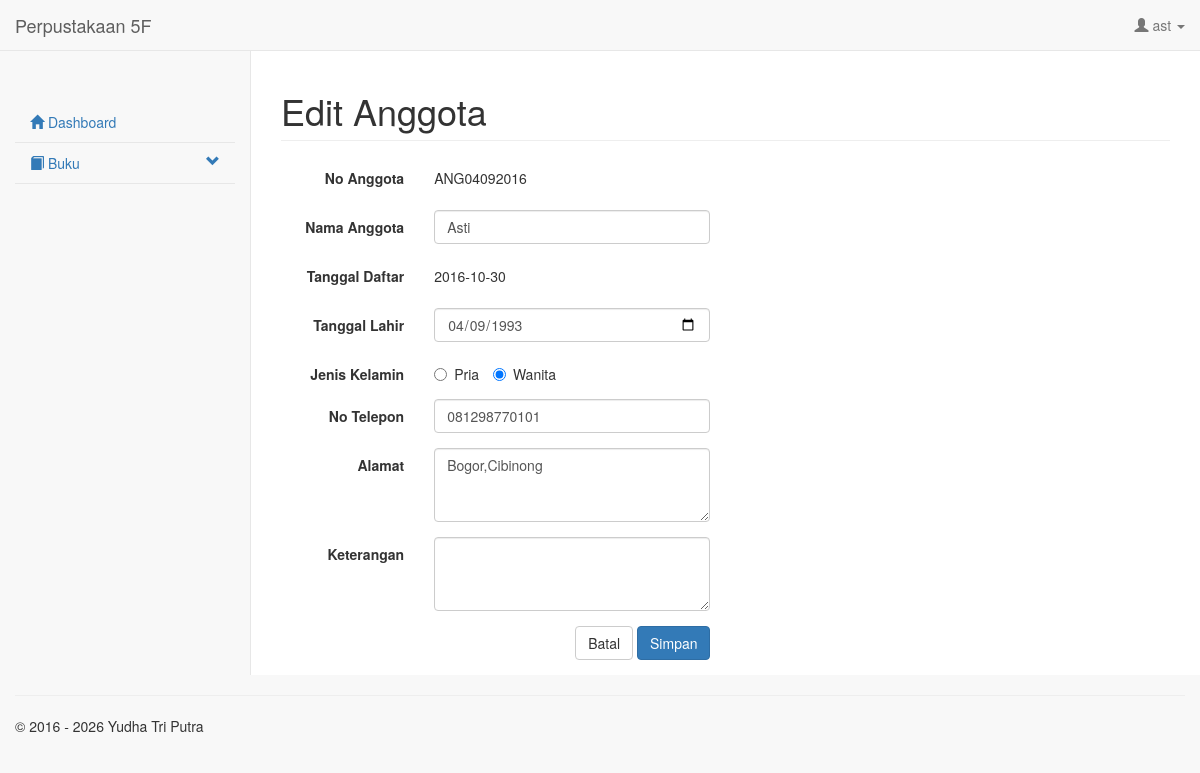
Page /form/input_anggota.php (signed in) on the committed database.
### tables this page shows
CREATE TABLE IF NOT EXISTS `t_account` (
  `id_t_account` int(11) NOT NULL AUTO_INCREMENT,
  `id_p_role` int(11) NOT NULL,
  `username` varchar(30) NOT NULL,
  `password` varchar(255) NOT NULL COMMENT 'password_hash; akun lama MD5 dimigrasikan saat login',
  `create_date` datetime NOT NULL,
  `create_by` varchar(30) NOT NULL COMMENT 'Username',
  `update_date` datetime DEFAULT NULL,
  `update_by` varchar(30) DEFAULT NULL COMMENT 'Username',
  PRIMARY KEY (`id_t_account`),
  UNIQUE KEY `uk_account_username` (`username`),
  KEY `idx_account_role` (`id_p_role`)
);

CREATE TABLE IF NOT EXISTS `t_anggota` (
  `id_t_anggota` int(11) NOT NULL AUTO_INCREMENT,
  `id_t_account` int(11) NOT NULL,
  `no_anggota` varchar(20) NOT NULL,
  `nama` varchar(100) NOT NULL,
  `tgl_daftar` date NOT NULL,
  `tgl_lahir` date NOT NULL,
  `jenis_kelamin` varchar(10) NOT NULL,
  `no_telp` varchar(20) NOT NULL,
  `alamat` text NOT NULL,
  `keterangan` varchar(255) DEFAULT NULL,
  `status` varchar(20) DEFAULT NULL COMMENT 'aktif, tidak aktif',
  `update_date` date DEFAULT NULL,
  `update_by` varchar(30) DEFAULT NULL COMMENT 'Username',
  `create_by` varchar(30) NOT NULL COMMENT 'Username',
  `create_date` date NOT NULL,
  PRIMARY KEY (`id_t_anggota`),
  UNIQUE KEY `uk_anggota_account` (`id_t_account`),
  UNIQUE KEY `uk_anggota_nomor` (`no_anggota`),
  KEY `idx_anggota_status` (`status`)
);

### setting/koneksi.php (called while the page is built, shortened)
<?php
function e($value): string
{
    return htmlspecialchars((string) ($value ?? ''), ENT_QUOTES, 'UTF-8');
}
function current_account(mysqli $db): ?array
{
    $username = (string) $_SESSION['login_user'];
    $stmt = mysqli_prepare($db, 'SELECT id_t_account, id_p_role, username FROM t_account WHERE username = ? LIMIT 1');
    mysqli_stmt_bind_param($stmt, 's', $username);
    mysqli_stmt_execute($stmt);
    $result = mysqli_stmt_get_result($stmt);
    $account = mysqli_fetch_assoc($result) ?: null;
    return $account;
}
function require_login(mysqli $db, string $redirect = '../index.php'): array
{
    $account = current_account($db);
    return $account;
}
function require_roles(mysqli $db, array $roles, string $redirect = 'dashboard.php'): array
{
    $account = require_login($db);
    return $account;
}

### setting/session.php (called while the page is built, shortened)
<?php
require_once __DIR__ . '/koneksi.php';
$current_account = require_login($db, '../index.php');

### form/input_anggota.php (the view, shortened to what this page needs)
<?php
require_once __DIR__ . '/../setting/session.php';
$account = require_roles($db, [1, 2, 3], 'dashboard.php');
$roleId = (int) $account['id_p_role'];
$isMember = $roleId === 3;
$anggotaId = request_int($_GET, 'id');
$tampil_data = [
    'no_anggota' => '', 'nama' => '', 'tgl_daftar' => date('Y-m-d'),
    'tgl_lahir' => '', 'jenis_kelamin' => 'Pria', 'no_telp' => '',
    'alamat' => '', 'keterangan' => '', 'status' => 'Aktif',
];
if ($isMember) {
    $accountId = (int) $account['id_t_account'];
    $stmt = mysqli_prepare($db, 'SELECT * FROM t_anggota WHERE id_t_account = ? LIMIT 1');
    mysqli_stmt_bind_param($stmt, 'i', $accountId);
    mysqli_stmt_execute($stmt);
    $member = mysqli_fetch_assoc(mysqli_stmt_get_result($stmt));
    if ($member) {
        $anggotaId = (int) $member['id_t_anggota'];
        $tampil_data = array_merge($tampil_data, $member);
    } else {
        $anggotaId = 0;
    }
}
$isCreate = $isMember && $anggotaId <= 0;
$judul = $isCreate ? 'Lengkapi Profil Anggota' : 'Edit Anggota';
include __DIR__ . '/header.php';
?>
<div id="page-wrapper">
    <div class="row"><div class="col-lg-12"><h1 class="page-header"><?php echo e($judul); ?></h1></div></div>
    <div class="row">
        <div class="col-lg-6">
            <form class="form-horizontal" method="post">
                <div class="form-group"><label class="control-label col-sm-4">No Anggota</label><div class="col-sm-8"><p class="form-control-static"><?php echo e($tampil_data['no_anggota'] ?: 'Dibuat otomatis'); ?></p></div></div>
                <div class="form-group"><label class="control-label col-sm-4">Nama Anggota</label><div class="col-sm-8"><input type="text" maxlength="100" class="form-control" name="nama" value="<?php echo e($tampil_data['nama']); ?>" required></div></div>
                <div class="form-group"><label class="control-label col-sm-4">Tanggal Daftar</label><div class="col-sm-8"><p class="form-control-static"><?php echo e($tampil_data['tgl_daftar']); ?></p></div></div>
                <div class="form-group"><label class="control-label col-sm-4">Tanggal Lahir</label><div class="col-sm-8"><input type="date" class="form-control" name="tgllahir" value="<?php echo e($tampil_data['tgl_lahir']); ?>" id="tgllahir" required></div></div>
                <div class="form-group">
                    <label class="control-label col-sm-4">Jenis Kelamin</label>
                    <div class="col-sm-8">
                        <label class="radio-inline"><input type="radio" name="optjk" value="Pria" <?php echo $tampil_data['jenis_kelamin'] === 'Pria' ? 'checked' : ''; ?>> Pria</label>
                        <label class="radio-inline"><input type="radio" name="optjk" value="Wanita" <?php echo $tampil_data['jenis_kelamin'] === 'Wanita' ? 'checked' : ''; ?>> Wanita</label>
                    </div>
                </div>
                <div class="form-group"><label class="control-label col-sm-4">No Telepon</label><div class="col-sm-8"><input type="text" maxlength="20" class="form-control" value="<?php echo e($tampil_data['no_telp']); ?>" name="notelp" required></div></div>
                <div class="form-group"><label class="control-label col-sm-4">Alamat</label><div class="col-sm-8"><textarea name="alamat" maxlength="500" class="form-control" rows="3" required><?php echo e($tampil_data['alamat']); ?></textarea></div></div>
                <div class="form-group"><label class="control-label col-sm-4">Keterangan</label><div class="col-sm-8"><textarea name="ket" maxlength="255" class="form-control" rows="3"><?php echo e($tampil_data['keterangan']); ?></textarea></div></div>
                <div class="form-group text-right"><div class="col-sm-offset-4 col-sm-8"><a href="<?php echo $isMember ? 'profile.php' : 'data_anggota.php'; ?>" class="btn btn-default">Batal</a> <button type="submit" class="btn btn-primary">Simpan</button></div></div>
            </form>
        </div>
    </div>
</div>
<?php include __DIR__ . '/footer.php'; ?>

### form/header.php (shortened to what this page needs)
<?php
require_once __DIR__ . '/../setting/session.php';
$usersession = (string) $current_account['username'];
?>
<!DOCTYPE html>
<html lang="id">
<head>
    <link rel="stylesheet" href="../template/alert.css">
    <link rel="stylesheet" href="../template/css/bootstrap.min.css">
    <link rel="stylesheet" href="../template/css/sb-admin-2.css">
    <link rel="stylesheet" href="../template/js/jquery-ui-1.13.2/jquery-ui.min.css">
</head>
<body>
<nav class="navbar navbar-default navbar-static-top" role="navigation" style="margin-bottom:0">
    <div class="container-fluid">
        <div class="navbar-header">
            <a class="navbar-brand" href="dashboard.php">Perpustakaan 5F</a>
        </div>
        <div id="navbar" class="navbar-collapse collapse">
            <ul class="nav navbar-nav navbar-right">
                <li class="dropdown">
                    <a class="dropdown-toggle" data-toggle="dropdown" href="#"><span class="glyphicon glyphicon-user"></span> <?php echo e($usersession); ?> <span class="caret"></span></a>
                </li>
            </ul>
        </div>
    </div>
</nav>
<div class="container-fluid">
    <div class="row">
        <div class="col-sm-3 col-md-2 sidebar">
            <ul class="nav nav-sidebar">
                <li><a href="dashboard.php"><span class="glyphicon glyphicon-home"></span> Dashboard</a></li>
                <li class="parent">
                    <a href="#sub-buku" data-toggle="collapse"><span class="glyphicon glyphicon-book"></span> Buku <span class="glyphicon glyphicon-chevron-down pull-right"></span></a>
                </li>
            </ul>
        </div>

### template/css/sb-admin-2.css (style rules this page uses)
body { background-color: #f8f8f8; }
#page-wrapper { padding: 0 15px; min-height: 568px; background-color: white; }
@media (min-width: 768px) { #page-wrapper { position: inherit; margin: 0 0 0 250px; padding: 0 30px; border-left: 1px solid #e7e7e7; } }
.sidebar ul li { border-bottom: 1px solid #e7e7e7; }
@media (min-width: 768px) { .sidebar { z-index: 1; position: absolute; width: 250px; margin-top: 51px; } }

### rows in the picture
t_account: username "ast", id_p_role.id_t_anggota "Edit Anggota"
t_anggota: no_anggota "ANG04092016", nama "Asti", tgl_daftar "2016-10-30", tgllahir "04/09/1993", jenis_kelamin "☐ Pria", jenis_kelamin "☑ Wanita", notelp "081298770101", alamat "Bogor,Cibinong"
